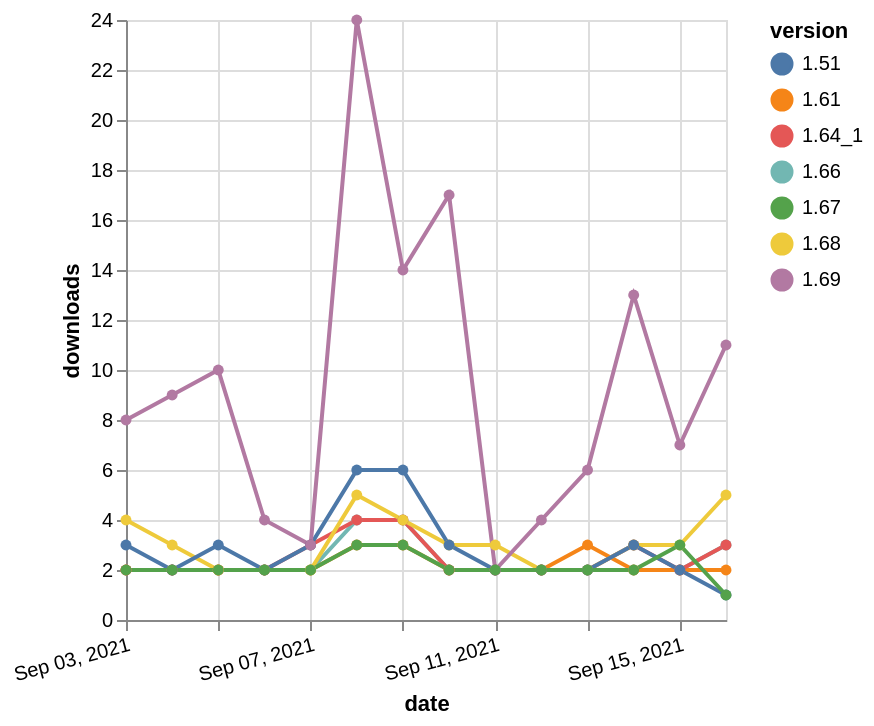

Source (Vega-Lite JSON):
### Vega-Lite specification from a JSON file in a GitHub repository (floating-point values rounded to 4 significant figures)
{"$schema": "https://vega.github.io/schema/vega-lite/v5.json", "description": "A simple bar chart with embedded data.", "data": {"values": [{"date": "2021-09-03", "total": 2552, "delta": 2, "version": "1.66"}, {"date": "2021-09-04", "total": 2554, "delta": 2, "version": "1.66"}, {"date": "2021-09-05", "total": 2556, "delta": 2, "version": "1.66"}, {"date": "2021-09-06", "total": 2558, "delta": 2, "version": "1.66"}, {"date": "2021-09-07", "total": 2560, "delta": 2, "version": "1.66"}, {"date": "2021-09-08", "total": 2564, "delta": 4, "version": "1.66"}, {"date": "2021-09-09", "total": 2568, "delta": 4, "version": "1.66"}, {"date": "2021-09-10", "total": 2570, "delta": 2, "version": "1.66"}, {"date": "2021-09-11", "total": 2572, "delta": 2, "version": "1.66"}, {"date": "2021-09-12", "total": 2574, "delta": 2, "version": "1.66"}, {"date": "2021-09-13", "total": 2576, "delta": 2, "version": "1.66"}, {"date": "2021-09-14", "total": 2578, "delta": 2, "version": "1.66"}, {"date": "2021-09-15", "total": 2580, "delta": 2, "version": "1.66"}, {"date": "2021-09-16", "total": 2583, "delta": 3, "version": "1.66"}, {"date": "2021-09-03", "total": 3963, "delta": 2, "version": "1.61"}, {"date": "2021-09-04", "total": 3965, "delta": 2, "version": "1.61"}, {"date": "2021-09-05", "total": 3967, "delta": 2, "version": "1.61"}, {"date": "2021-09-06", "total": 3969, "delta": 2, "version": "1.61"}, {"date": "2021-09-07", "total": 3971, "delta": 2, "version": "1.61"}, {"date": "2021-09-08", "total": 3974, "delta": 3, "version": "1.61"}, {"date": "2021-09-09", "total": 3977, "delta": 3, "version": "1.61"}, {"date": "2021-09-10", "total": 3979, "delta": 2, "version": "1.61"}, {"date": "2021-09-11", "total": 3981, "delta": 2, "version": "1.61"}, {"date": "2021-09-12", "total": 3983, "delta": 2, "version": "1.61"}, {"date": "2021-09-13", "total": 3986, "delta": 3, "version": "1.61"}, {"date": "2021-09-14", "total": 3988, "delta": 2, "version": "1.61"}, {"date": "2021-09-15", "total": 3990, "delta": 2, "version": "1.61"}, {"date": "2021-09-16", "total": 3992, "delta": 2, "version": "1.61"}, {"date": "2021-09-03", "total": 2628, "delta": 2, "version": "1.64_1"}, {"date": "2021-09-04", "total": 2630, "delta": 2, "version": "1.64_1"}, {"date": "2021-09-05", "total": 2632, "delta": 2, "version": "1.64_1"}, {"date": "2021-09-06", "total": 2634, "delta": 2, "version": "1.64_1"}, {"date": "2021-09-07", "total": 2637, "delta": 3, "version": "1.64_1"}, {"date": "2021-09-08", "total": 2641, "delta": 4, "version": "1.64_1"}, {"date": "2021-09-09", "total": 2645, "delta": 4, "version": "1.64_1"}, {"date": "2021-09-10", "total": 2647, "delta": 2, "version": "1.64_1"}, {"date": "2021-09-11", "total": 2649, "delta": 2, "version": "1.64_1"}, {"date": "2021-09-12", "total": 2651, "delta": 2, "version": "1.64_1"}, {"date": "2021-09-13", "total": 2653, "delta": 2, "version": "1.64_1"}, {"date": "2021-09-14", "total": 2656, "delta": 3, "version": "1.64_1"}, {"date": "2021-09-15", "total": 2658, "delta": 2, "version": "1.64_1"}, {"date": "2021-09-16", "total": 2661, "delta": 3, "version": "1.64_1"}, {"date": "2021-09-03", "total": 2344, "delta": 4, "version": "1.68"}, {"date": "2021-09-04", "total": 2347, "delta": 3, "version": "1.68"}, {"date": "2021-09-05", "total": 2349, "delta": 2, "version": "1.68"}, {"date": "2021-09-06", "total": 2351, "delta": 2, "version": "1.68"}, {"date": "2021-09-07", "total": 2353, "delta": 2, "version": "1.68"}, {"date": "2021-09-08", "total": 2358, "delta": 5, "version": "1.68"}, {"date": "2021-09-09", "total": 2362, "delta": 4, "version": "1.68"}, {"date": "2021-09-10", "total": 2365, "delta": 3, "version": "1.68"}, {"date": "2021-09-11", "total": 2368, "delta": 3, "version": "1.68"}, {"date": "2021-09-12", "total": 2370, "delta": 2, "version": "1.68"}, {"date": "2021-09-13", "total": 2372, "delta": 2, "version": "1.68"}, {"date": "2021-09-14", "total": 2375, "delta": 3, "version": "1.68"}, {"date": "2021-09-15", "total": 2378, "delta": 3, "version": "1.68"}, {"date": "2021-09-16", "total": 2383, "delta": 5, "version": "1.68"}, {"date": "2021-09-03", "total": 5628, "delta": 3, "version": "1.51"}, {"date": "2021-09-04", "total": 5630, "delta": 2, "version": "1.51"}, {"date": "2021-09-05", "total": 5633, "delta": 3, "version": "1.51"}, {"date": "2021-09-06", "total": 5635, "delta": 2, "version": "1.51"}, {"date": "2021-09-07", "total": 5638, "delta": 3, "version": "1.51"}, {"date": "2021-09-08", "total": 5644, "delta": 6, "version": "1.51"}, {"date": "2021-09-09", "total": 5650, "delta": 6, "version": "1.51"}, {"date": "2021-09-10", "total": 5653, "delta": 3, "version": "1.51"}, {"date": "2021-09-11", "total": 5655, "delta": 2, "version": "1.51"}, {"date": "2021-09-12", "total": 5657, "delta": 2, "version": "1.51"}, {"date": "2021-09-13", "total": 5659, "delta": 2, "version": "1.51"}, {"date": "2021-09-14", "total": 5662, "delta": 3, "version": "1.51"}, {"date": "2021-09-15", "total": 5664, "delta": 2, "version": "1.51"}, {"date": "2021-09-16", "total": 5665, "delta": 1, "version": "1.51"}, {"date": "2021-09-03", "total": 2599, "delta": 8, "version": "1.69"}, {"date": "2021-09-04", "total": 2608, "delta": 9, "version": "1.69"}, {"date": "2021-09-05", "total": 2618, "delta": 10, "version": "1.69"}, {"date": "2021-09-06", "total": 2622, "delta": 4, "version": "1.69"}, {"date": "2021-09-07", "total": 2625, "delta": 3, "version": "1.69"}, {"date": "2021-09-08", "total": 2649, "delta": 24, "version": "1.69"}, {"date": "2021-09-09", "total": 2663, "delta": 14, "version": "1.69"}, {"date": "2021-09-10", "total": 2680, "delta": 17, "version": "1.69"}, {"date": "2021-09-11", "total": 2682, "delta": 2, "version": "1.69"}, {"date": "2021-09-12", "total": 2686, "delta": 4, "version": "1.69"}, {"date": "2021-09-13", "total": 2692, "delta": 6, "version": "1.69"}, {"date": "2021-09-14", "total": 2705, "delta": 13, "version": "1.69"}, {"date": "2021-09-15", "total": 2712, "delta": 7, "version": "1.69"}, {"date": "2021-09-16", "total": 2723, "delta": 11, "version": "1.69"}, {"date": "2021-09-03", "total": 1964, "delta": 2, "version": "1.67"}, {"date": "2021-09-04", "total": 1966, "delta": 2, "version": "1.67"}, {"date": "2021-09-05", "total": 1968, "delta": 2, "version": "1.67"}, {"date": "2021-09-06", "total": 1970, "delta": 2, "version": "1.67"}, {"date": "2021-09-07", "total": 1972, "delta": 2, "version": "1.67"}, {"date": "2021-09-08", "total": 1975, "delta": 3, "version": "1.67"}, {"date": "2021-09-09", "total": 1978, "delta": 3, "version": "1.67"}, {"date": "2021-09-10", "total": 1980, "delta": 2, "version": "1.67"}, {"date": "2021-09-11", "total": 1982, "delta": 2, "version": "1.67"}, {"date": "2021-09-12", "total": 1984, "delta": 2, "version": "1.67"}, {"date": "2021-09-13", "total": 1986, "delta": 2, "version": "1.67"}, {"date": "2021-09-14", "total": 1988, "delta": 2, "version": "1.67"}, {"date": "2021-09-15", "total": 1991, "delta": 3, "version": "1.67"}, {"date": "2021-09-16", "total": 1992, "delta": 1, "version": "1.67"}]}, "width": "container", "mark": {"type": "line", "point": {"filled": true}}, "encoding": {"x": {"field": "date", "type": "temporal", "timeUnit": "yearmonthdate", "title": "date", "axis": {"labelAngle": -15}}, "y": {"field": "delta", "type": "quantitative", "title": "downloads"}, "color": {"field": "version", "type": "nominal"}, "tooltip": {"field": "delta"}}}
